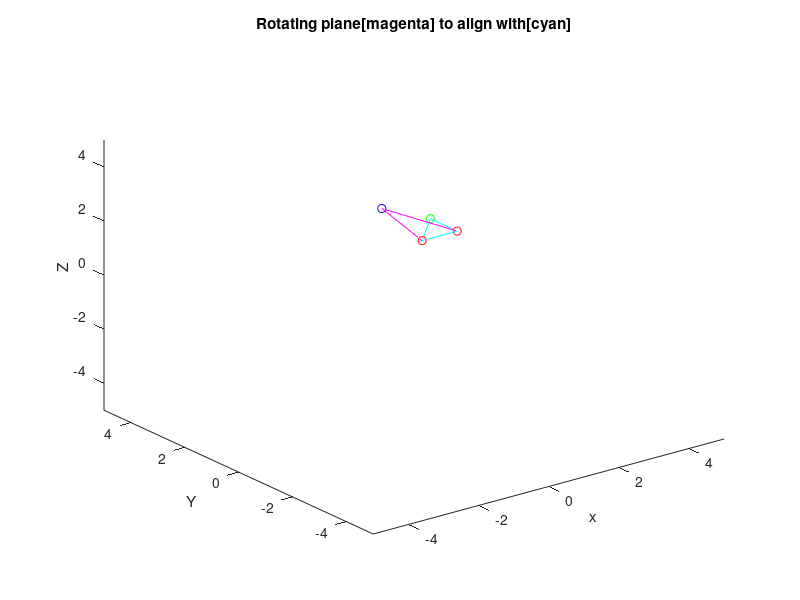

Source code (MATLAB): (Note: this script raises an error after producing the figure.)
clear all;

% Creating four points
point1 = [1 1 1];
point2 = [2 1 1];
point3 = [2 2 1];
point4 = [1 2.5 1.5];

% Plotting 4 points
figure;
plot3(point1(1),point1(2),point1(3),'or');
hold on;
plot3(point2(1),point2(2),point2(3),'or');
plot3(point3(1),point3(2),point3(3),'og');
plot3(point4(1),point4(2),point4(3),'ob');

xlabel(' x ');
ylabel(' Y ');
zlabel(' Z ');
xlim([-5 5])
ylim([-5 5])
zlim([-5 5])


% orienting the point 4 in same plane as other 3 points

% Plane 1 = 1,2,3
% Creating vector between points 1 and 2
vec12 = point2 - point1;
vec12_p = [point1; point1+vec12];
vec12_UV = vec12./vecnorm(vec12')';
plot3(vec12_p(:,1),vec12_p(:,2),vec12_p(:,3),'c', 'LineWidth',0.5);

% Creating vector between points 1 and 3
vec13 = point3 - point1;
vec13_p = [point1; point1+vec13];
vec13_UV = vec13./vecnorm(vec13')';
plot3(vec13_p(:,1),vec13_p(:,2),vec13_p(:,3),'c', 'LineWidth',0.5);

% Creating vector between points 2 and 3
vec23 = point3 - point2;
vec23_p = [point2; point2+vec23];
vec23_UV = vec23./vecnorm(vec23')';
plot3(vec23_p(:,1),vec23_p(:,2),vec23_p(:,3),'c', 'LineWidth',0.5);


% Plane 12 = 1,2,4

% Creating vector between points 1 and 4
vec14 = point4 - point1;
vec14_p = [point1; point1+vec14];
vec14_UV = vec14./vecnorm(vec14')';
plot3(vec14_p(:,1),vec14_p(:,2),vec14_p(:,3),'m', 'LineWidth',0.5);

% computing new axis
ih2 = vec12_UV .* vec14_UV

% Creating vector between points 2 and 4
vec24 = point4 - point2;
vec24_p = [point2; point2+vec24];
vec24_UV = vec24./vecnorm(vec24')';
plot3(vec24_p(:,1),vec24_p(:,2),vec24_p(:,3),'m', 'LineWidth',0.5);

title('Rotating plane[magenta] to align with[cyan]')
pause(5)

% Computeing the required anglew of rotation 
theta = dot(ih2,vec12_UV);
theta = radtodeg(theta);

R_X = [1 0 0; 0 cosd(theta) -sind(theta); 0 sind(theta) cosd(theta)];
R_Y = [cosd(theta) 0 sind(theta) ; 0 1 0; -sind(theta) 0 cosd(theta)];
R_Z = [cosd(theta) -sind(theta) 0; sind(theta) cosd(theta) 0; 0 0 1];

point4_n = R_X .*[1 2.5 1.5]';

plot3(point4_n(1),point4_n(2),point4_n(3),'ob');
